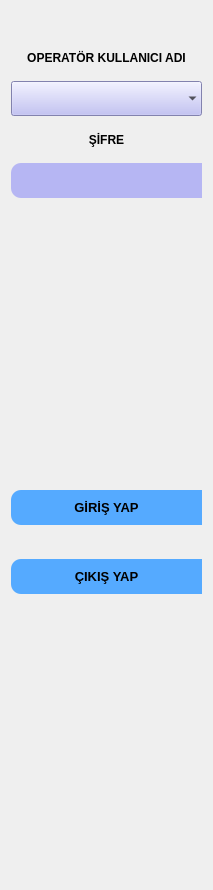
         <widget class="QWidget" name="pageOperatorGirisCikisYap">
          <layout class="QVBoxLayout" name="verticalLayout_2">
           <item>
            <spacer name="verticalSpacer_18">
             <property name="orientation">
              <enum>Qt::Vertical</enum>
             </property>
             <property name="sizeType">
              <enum>QSizePolicy::Preferred</enum>
             </property>
             <property name="sizeHint" stdset="0">
              <size>
               <width>20</width>
               <height>29</height>
              </size>
             </property>
            </spacer>
           </item>
           <item>
            <widget class="QLabel" name="label_30">
             <property name="minimumSize">
              <size>
               <width>0</width>
               <height>35</height>
              </size>
             </property>
             <property name="font">
              <font>
               <pointsize>9</pointsize>
               <weight>75</weight>
               <bold>true</bold>
              </font>
             </property>
             <property name="styleSheet">
              <string notr="true"/>
             </property>
             <property name="text">
              <string>OPERATÖR KULLANICI ADI</string>
             </property>
             <property name="alignment">
              <set>Qt::AlignCenter</set>
             </property>
            </widget>
           </item>
           <item>
            <widget class="QComboBox" name="comboBoxOperatorKullaniciAdi">
             <property name="minimumSize">
              <size>
               <width>0</width>
               <height>35</height>
              </size>
             </property>
             <property name="maximumSize">
              <size>
               <width>16777215</width>
               <height>35</height>
              </size>
             </property>
             <property name="font">
              <font>
               <pointsize>12</pointsize>
               <weight>75</weight>
               <bold>true</bold>
              </font>
             </property>
             <property name="styleSheet">
              <string notr="true">background-color: rgb(182, 182, 243);</string>
             </property>
             <property name="frame">
              <bool>false</bool>
             </property>
             <property name="modelColumn">
              <number>0</number>
             </property>
            </widget>
           </item>
           <item>
            <widget class="QLabel" name="label_31">
             <property name="minimumSize">
              <size>
               <width>0</width>
               <height>35</height>
              </size>
             </property>
             <property name="font">
              <font>
               <pointsize>9</pointsize>
               <weight>75</weight>
               <bold>true</bold>
              </font>
             </property>
             <property name="styleSheet">
              <string notr="true"/>
             </property>
             <property name="text">
              <string>ŞİFRE</string>
             </property>
             <property name="alignment">
              <set>Qt::AlignCenter</set>
             </property>
            </widget>
           </item>
           <item>
            <widget class="QLineEdit" name="lineEditOperatorSifre">
             <property name="minimumSize">
              <size>
               <width>0</width>
               <height>35</height>
              </size>
             </property>
             <property name="font">
              <font>
               <pointsize>14</pointsize>
               <weight>75</weight>
               <bold>true</bold>
              </font>
             </property>
             <property name="styleSheet">
              <string notr="true">QLineEdit{
	background-color: rgb(182, 182, 243);
    border-top-left-radius : 10px;
    border-bottom-left-radius : 10px;
}</string>
             </property>
             <property name="echoMode">
              <enum>QLineEdit::Password</enum>
             </property>
             <property name="alignment">
              <set>Qt::AlignCenter</set>
             </property>
            </widget>
           </item>
           <item>
            <spacer name="verticalSpacer_20">
             <property name="orientation">
              <enum>Qt::Vertical</enum>
             </property>
             <property name="sizeHint" stdset="0">
              <size>
               <width>17</width>
               <height>286</height>
              </size>
             </property>
            </spacer>
           </item>
           <item>
            <widget class="QPushButton" name="pushButtonOperatorGirisYap">
             <property name="minimumSize">
              <size>
               <width>100</width>
               <height>35</height>
              </size>
             </property>
             <property name="font">
              <font>
               <family>MS Shell Dlg 2</family>
               <pointsize>10</pointsize>
               <weight>75</weight>
               <bold>true</bold>
              </font>
             </property>
             <property name="styleSheet">
              <string notr="true">QPushButton{
	background-color: rgb(85, 170, 255);
	qproperty-icon: url(:/images/icons/log_in.png);
	color: rgb(0, 0, 0);
    border-top-left-radius : 10px;
    border-bottom-left-radius : 10px;
}
QPushButton::hover
{
	background-color: rgb(0, 255, 0);

}</string>
             </property>
             <property name="text">
              <string>GİRİŞ YAP</string>
             </property>
             <property name="iconSize">
              <size>
               <width>20</width>
               <height>20</height>
              </size>
             </property>
            </widget>
           </item>
           <item>
            <spacer name="verticalSpacer_21">
             <property name="orientation">
              <enum>Qt::Vertical</enum>
             </property>
             <property name="sizeType">
              <enum>QSizePolicy::Preferred</enum>
             </property>
             <property name="sizeHint" stdset="0">
              <size>
               <width>17</width>
               <height>28</height>
              </size>
             </property>
            </spacer>
           </item>
           <item>
            <widget class="QPushButton" name="pushButtonOperatorCikisYap">
             <property name="minimumSize">
              <size>
               <width>100</width>
               <height>35</height>
              </size>
             </property>
             <property name="font">
              <font>
               <family>MS Shell Dlg 2</family>
               <pointsize>10</pointsize>
               <weight>75</weight>
               <bold>true</bold>
              </font>
             </property>
             <property name="styleSheet">
              <string notr="true">QPushButton{
	background-color: rgb(85, 170, 255);
	qproperty-icon: url(:/images/icons/log_out.png);
	color: rgb(0, 0, 0);
    border-top-left-radius : 10px;
    border-bottom-left-radius : 10px;
}
QPushButton::hover
{
	background-color: rgb(255, 0, 0);

}</string>
             </property>
             <property name="text">
              <string>ÇIKIŞ YAP</string>
             </property>
             <property name="iconSize">
              <size>
               <width>20</width>
               <height>20</height>
              </size>
             </property>
            </widget>
           </item>
           <item>
            <spacer name="verticalSpacer_22">
             <property name="orientation">
              <enum>Qt::Vertical</enum>
             </property>
             <property name="sizeHint" stdset="0">
              <size>
               <width>17</width>
               <height>285</height>
              </size>
             </property>
            </spacer>
           </item>
          </layout>
          <zorder>comboBoxOperatorKullaniciAdi</zorder>
          <zorder>label_30</zorder>
          <zorder>lineEditOperatorSifre</zorder>
          <zorder>label_31</zorder>
          <zorder>pushButtonOperatorGirisYap</zorder>
          <zorder>pushButtonOperatorCikisYap</zorder>
          <zorder>verticalSpacer_18</zorder>
          <zorder>verticalSpacer_20</zorder>
          <zorder>verticalSpacer_21</zorder>
          <zorder>verticalSpacer_22</zorder>
         </widget>
